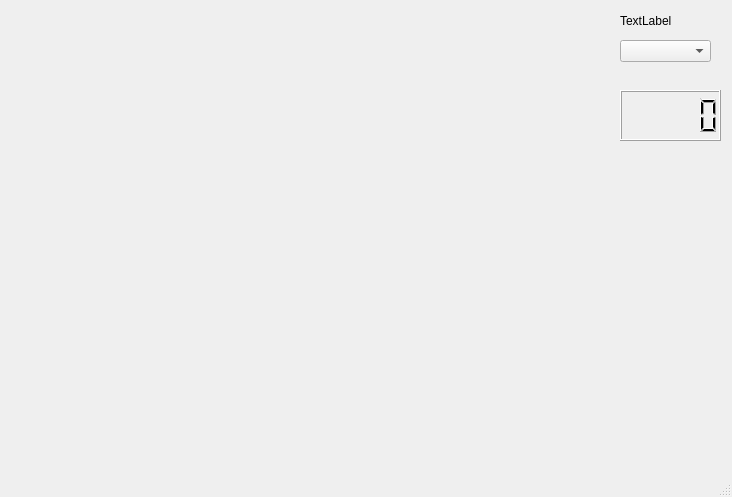
<?xml version="1.0" encoding="UTF-8"?>
<ui version="4.0">
 <class>MainWindow</class>
 <widget class="QMainWindow" name="MainWindow">
  <property name="geometry">
   <rect>
    <x>0</x>
    <y>0</y>
    <width>732</width>
    <height>497</height>
   </rect>
  </property>
  <property name="windowTitle">
   <string>MainWindow</string>
  </property>
  <widget class="QWidget" name="centralWidget">
   <widget class="QCustomPlot" name="qCustomPlot" native="true">
    <property name="enabled">
     <bool>true</bool>
    </property>
    <property name="geometry">
     <rect>
      <x>9</x>
      <y>9</y>
      <width>141</width>
      <height>433</height>
     </rect>
    </property>
    <property name="sizePolicy">
     <sizepolicy hsizetype="Expanding" vsizetype="Expanding">
      <horstretch>0</horstretch>
      <verstretch>0</verstretch>
     </sizepolicy>
    </property>
   </widget>
   <widget class="QCustomPlot" name="qCustomPlot2" native="true">
    <property name="geometry">
     <rect>
      <x>158</x>
      <y>9</y>
      <width>451</width>
      <height>433</height>
     </rect>
    </property>
    <property name="sizePolicy">
     <sizepolicy hsizetype="Expanding" vsizetype="Expanding">
      <horstretch>0</horstretch>
      <verstretch>0</verstretch>
     </sizepolicy>
    </property>
   </widget>
   <widget class="QComboBox" name="materialbox">
    <property name="geometry">
     <rect>
      <x>620</x>
      <y>40</y>
      <width>91</width>
      <height>22</height>
     </rect>
    </property>
   </widget>
   <widget class="QLabel" name="materials">
    <property name="geometry">
     <rect>
      <x>620</x>
      <y>10</y>
      <width>54</width>
      <height>21</height>
     </rect>
    </property>
    <property name="text">
     <string>TextLabel</string>
    </property>
   </widget>
   <widget class="QLCDNumber" name="gain">
    <property name="geometry">
     <rect>
      <x>620</x>
      <y>90</y>
      <width>101</width>
      <height>51</height>
     </rect>
    </property>
   </widget>
  </widget>
  <widget class="QStatusBar" name="statusBar"/>
 </widget>
 <layoutdefault spacing="6" margin="11"/>
 <customwidgets>
  <customwidget>
   <class>QCustomPlot</class>
   <extends>QWidget</extends>
   <header location="global">qcustomplot.h</header>
   <container>1</container>
  </customwidget>
 </customwidgets>
 <resources/>
 <connections/>
</ui>
